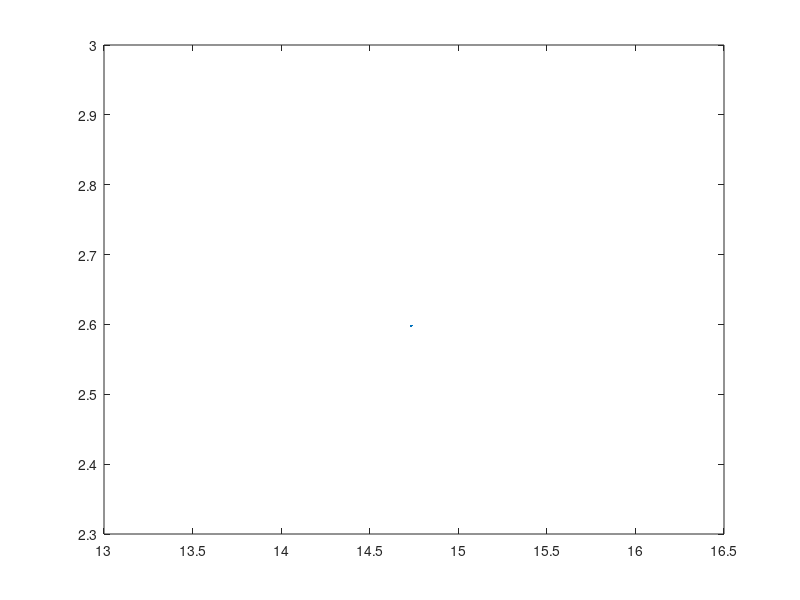

Write the MATLAB code that produced this figure.
function[]=PlotWorkArea_Function()
fprintf('Plot Working Area Choosen\n');
l1=input('Enter first arm length:');
l2=input('Enter Second arm length:');
l3=input('Enter third arm length:');
theta1=input('Enter theta 1 minimum Value:');
theta2=input('Enter theta 2 minimum Value:');
theta3=input('Enter theta 3 minimum Value:');

theta1_Max=input('Enter theta 1 maximum Value:');
theta2_Max=input('Enter theta 2 maximum Value:');
theta3_Max=input('Enter theta 3 maximum Value:');



z=1;
for i=theta1:theta1_Max
    for j=theta2:theta2_Max
        for k=theta3:theta3_Max
            x(z)=( l1*cosd(i)+l2*cosd(i+j)+l3*cosd(i+j+k));
            y(z)=(l1*sind(i)+l2*sind(i+j)+l3*sind(i+j+k));
            z=z+1;
           
        end    
    end   
end

 plot(x,y,'.');
end